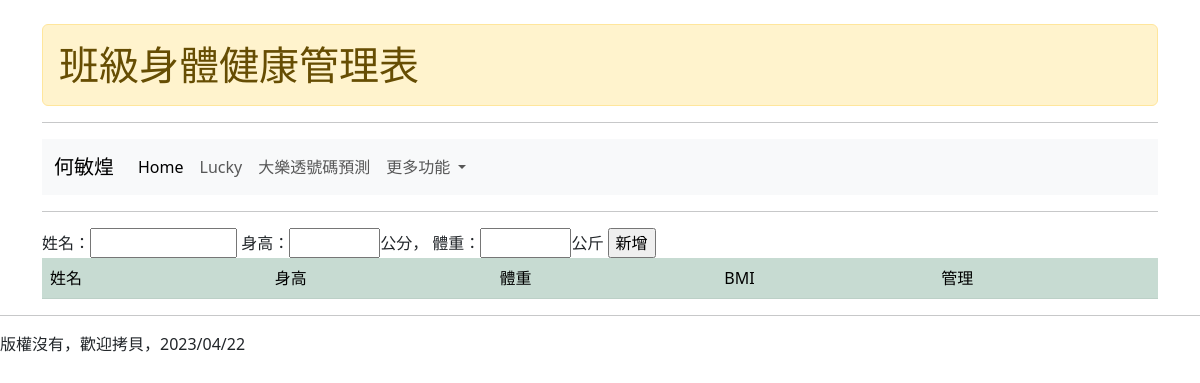
/bodyinfo/, run on an earlier commit of the app's database.
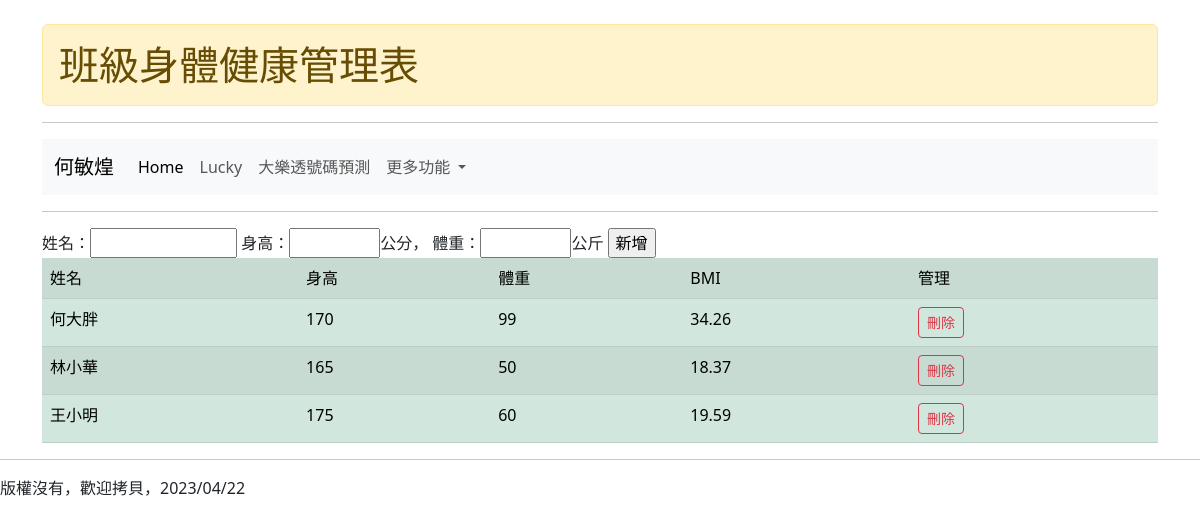
And on a later commit of the database.
### mysite/models.py (models this page shows, shortened)
class BodyInfo(models.Model):
    name = models.CharField(max_length=50, verbose_name="姓名")
    height = models.PositiveIntegerField(verbose_name="身高")
    weight = models.PositiveIntegerField(verbose_name="體重")

### mysite/views.py (the view)
# urls.py: path('bodyinfo/', views.bodyinfo),
def bodyinfo(request):
    if request.method == "POST":
        name = request.POST.get("name")
        h = request.POST.get("h")
        w = request.POST.get("w")
        rec = BodyInfo(name=name, height=h, weight=w)
        rec.save()
        return redirect("/bodyinfo/")
    else:
        rawdata = BodyInfo.objects.all().order_by('-id')  #先把所有的記錄取出
        data = list()                     #建立一個空的串列
        for item in rawdata:              #把所有的記錄逐一取出，放在item中
            temp = dict()
            temp['id'] = item.id
            temp['name'] = item.name
            temp['height'] = item.height
            temp['weight'] = item.weight
            temp['bmi'] = round(int(item.weight) / (int(item.height)/100)**2, 2)  #計算BMI
            data.append(temp)             #把整理好的記錄放到 data 串列中
    return render(request, "bodyinfo.html", locals())

### templates/bodyinfo.html (shortened to what this page needs)
{% extends "base.html" %}
{% block headmessage %}
	<h1 class="alert alert-warning">班級身體健康管理表</h1>
{% endblock %}
{% block content %}
<form action="/bodyinfo/" method="POST">
	姓名：<input name="name" size=10 required>
	身高：<input name="h" size=4 required>公分，
	體重：<input name="w" size=4 required>公斤
	<input type=submit value="新增">
</form>
	<table class="table table-success table-striped">
		<tr><td>姓名</td><td>身高</td><td>體重</td><td>BMI</td><td>管理</td></tr>
  {% for item in data %}
  		<tr>
  			<td>
  			  	{{ item.name }}
  			</td>
  			<td>{{ item.height }}</td>
  			<td>{{ item.weight }}</td>
  			<td>{{ item.bmi }}</td>
  			<td>
  				<a class="btn btn-outline-danger btn-sm" href="/delete/{{item.id}}/">刪除</a>
  			</td>
    	</tr>
  {% endfor %}
  	</table>
{% endblock %}

### templates/base.html (shortened to what this page needs)
<!DOCTYPE html>
<html>
<head>
    <link href="https://cdn.jsdelivr.net/npm/bootstrap@5.3.0-alpha3/dist/css/bootstrap.min.css" rel="stylesheet">
</head>
<body>
    <div class="container">
        <br>
        {% block headmessage %} {% endblock %}
        <hr>
        {% include 'header.html' %}
        <hr>
        {% block content %} {% endblock %}
    </div>
    {% include 'footer.html' %}
</body>
</html>

### templates/header.html (shortened to what this page needs)
<nav class="navbar navbar-expand-lg bg-body-tertiary">
  <div class="container-fluid">
    <a class="navbar-brand" href="#">何敏煌</a>
    <div class="collapse navbar-collapse" id="navbarNavDropdown">
      <ul class="navbar-nav">
        <li class="nav-item">
          <a class="nav-link active" aria-current="page" href="/">Home</a>
        </li>
        <li class="nav-item">
          <a class="nav-link" href="/lucky/">Lucky</a>
        </li>
        <li class="nav-item">
          <a class="nav-link" href="/lotto/">大樂透號碼預測</a>
        </li>
        <li class="nav-item dropdown">
          <a
            class="nav-link dropdown-toggle"
            href="#"
            role="button"
            data-bs-toggle="dropdown"
            aria-expanded="false"
          >
            更多功能
          </a>
        </li>
      </ul>
    </div>
  </div>
</nav>

### templates/footer.html
<hr>
版權沒有，歡迎拷貝，2023/04/22

What changed in the data, as far as the page shows it:
added BodyInfo: name "何大胖"
added BodyInfo: name "林小華"
added BodyInfo: name "王小明"
Also different on the page:
new list line: "170 99 34.26 刪除"
new list line: "165 50 18.37 刪除"
new list line: "175 60 19.59 刪除"
